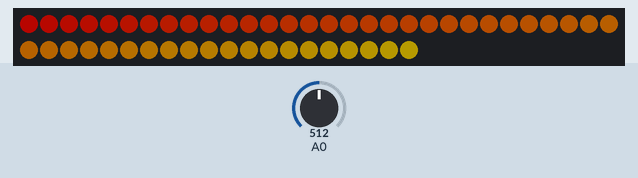
This sketch was run on a simulated ATtiny85, built with avr-gcc and run on an emulated ATtiny85. On the bench: 50 RGB LEDs in strip order, left to right, continuing on the next row. Inputs (shaded band) come from the test bench; at power-on: A0 = 512. Dim RGB values are drawn brighter than linear.

Above: at 0.14 s.
At 5.09 s:
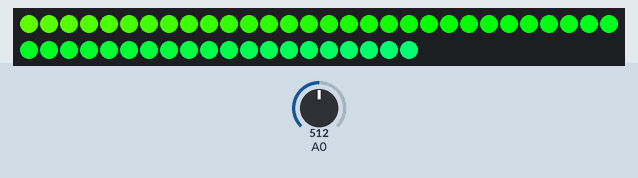
At 10.04 s:
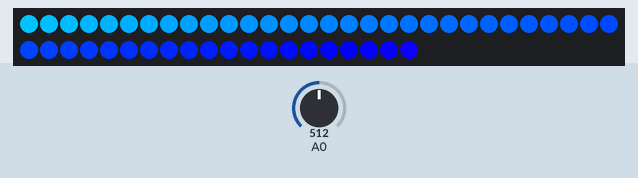
At 20.0 s:
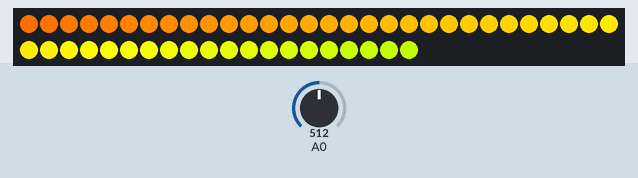
At 30.0 s:
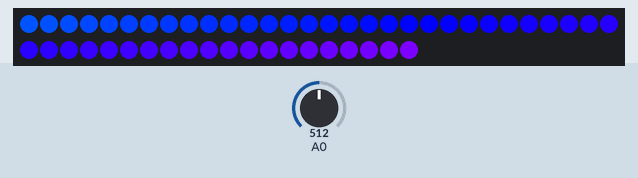
At 39.95 s:
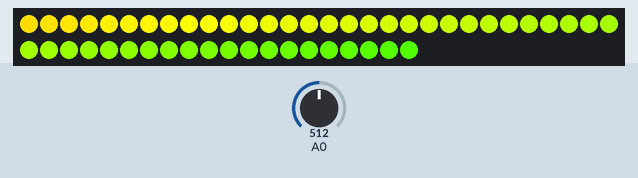

The sketch:

ProximityLEDStrip.ino
```cpp
#include <Adafruit_WS2801.h>
#include "SPI.h" // Comment out this line if using Trinket or Gemma
#ifdef __AVR_ATtiny85__
 #include <avr/power.h>
#endif

#define THRESHOLD 500
#define STATE_OFF     0
#define STATE_ON      1
#define STATE_FADEIN  2
#define STATE_FADEOUT 4

#define LOGTIME 9
#define FDELAY 1  // forced delay

uint8_t dataPin  = MOSI;    // Yellow wire on Adafruit Pixels
uint8_t clockPin = SCK;    // Green wire on Adafruit Pixels
uint8_t IR0 = A0;

float t = 0.0f;
float v = 0.0f;
int state = STATE_OFF;
boolean override = false;

int old_sensor = 0;

// Set the first variable to the NUMBER of pixels. 25 = 25 pixels in a row
Adafruit_WS2801 strip = Adafruit_WS2801(50, dataPin, clockPin);

// Optional: leave off pin numbers to use hardware SPI
// (pinout is then specific to each board and can't be changed)
//Adafruit_WS2801 strip = Adafruit_WS2801(25);

// For 36mm LED pixels: these pixels internally represent color in a
// different format.  Either of the above constructors can accept an
// optional extra parameter: WS2801_RGB is 'conventional' RGB order
// WS2801_GRB is the GRB order required by the 36mm pixels.  Other
// than this parameter, your code does not need to do anything different;
// the library will handle the format change.  Examples:
//Adafruit_WS2801 strip = Adafruit_WS2801(25, dataPin, clockPin, WS2801_GRB);
//Adafruit_WS2801 strip = Adafruit_WS2801(25, WS2801_GRB);

void setup() {
#if defined(__AVR_ATtiny85__) && (F_CPU == 16000000L)
  clock_prescale_set(clock_div_1); // Enable 16 MHz on Trinket
#endif
  strip.begin();
  strip.show();
  //  Serial.begin(9600);
}


void loop() {


  //int a = read_sensor();

  //Serial.println(sensor);
  //delay(500);
  /*


  }*/
  hue_shift(20);
  //old_sensor = sensor;


  //delay(100);
}

void hue_shift(uint8_t wait) {
  for (int j = 0; j < 360; j++) {
    //float h = ;
    int sensor = analogRead(A0) > THRESHOLD;
    boolean transit = (state == STATE_FADEIN) || (state == STATE_FADEOUT);
    //boolean on = (state == STATE_ON);

    /*if (sensor) v = 1.0f;
    else v = 0.2f;    */

    // save fadein or fadeout time
    if ( (
          (!old_sensor &&  sensor) ||
          ( old_sensor && !sensor)
         ) && !transit
       )
    {

      t = float(millis())/1000;
    }
    else if ( (old_sensor && sensor) || override ) {
      float x = float(millis())/1000 - t;
      if (v < 1.0f) {
        v = fadein(x);
        state = STATE_FADEIN;
      } else {
        v = 1.0f;
        state = STATE_ON;
        if (x < LOGTIME + FDELAY) override = true;
        else {
          override = false;
          t = float(millis())/1000;
        }
      }
    }
    else if (!old_sensor && !sensor) {
      float x = float(millis())/1000 - t;
      if (v > 0.f) {
        v = fadeout(x);
        state = STATE_FADEOUT;
      } else {
        v = 0.f;
        state = STATE_OFF;
      }
    }


    old_sensor = sensor;

    for (int i = 0; i < strip.numPixels(); i++) {
      strip.setPixelColor(i, toRGB(j+i, 1.0, v));
    }
    strip.show();
    delay(wait);
  }
}

int read_sensor() {
  //return (analogRead(pin)> THRESHOLD);\
  return 500;
}

float fadein(float x) {
  //if (x > 3.f) return 1.f;
  //else if (x <= 0.f) return 0.f;
  return log(3*x+1);
}

float fadeout(float x) {
  //if (x > 3.f) return 1.f;
  //else if (x <= 0.f) return 0.f;
  return 1.0f - log(3*x+1);
}

/* Helper functions */

// Create a 24 bit color value from R,G,B
uint32_t Color(byte r, byte g, byte b)
{
  uint32_t c;
  c = r;
  c <<= 8;
  c |= g;
  c <<= 8;
  c |= b;
  return c;
}

uint32_t toRGB(float h, float s, float v) {
  uint32_t r, g, b;
  float rr, gg, bb;
  float p, q, t, f;
  int i;

  //h = constrain(h, 0.f, 359.f);
  s = constrain(s, 0.f, 1.0f);
  v = constrain(v, 0.f, 1.0f);


  if (s == 0) {
    r = g = b = v;
    return Color(r, g, b);
  }

  if (h >= 360.f) h = int(h)%359;

  h /= 60;
  i = floor(h);
  f = h - i;

  p = v * (1.f - s);
  q = v * (1.f - s*f);
  t = v * (1.f - s*(1-f));

  switch(i) {
    case 0:
      rr = v;
      gg = t;
      bb = p;
      break;
    case 1:
      rr = q;
      gg = v;
      bb = p;
      break;
    case 2:
      rr = p;
      gg = v;
      bb = t;
      break;
    case 3:
      rr = p;
      gg = q;
      bb = v;
      break;
    case 4:
      rr = t;
      gg = p;
      bb = v;
      break;
    case 5:
    default:
      rr = v;
      gg = p;
      bb = q;
      break;
  }

  r = floor(rr * 255.f);
  g = floor(gg * 255.f);
  b = floor(bb * 255.f);

  return Color (r, g, b);
}
```
